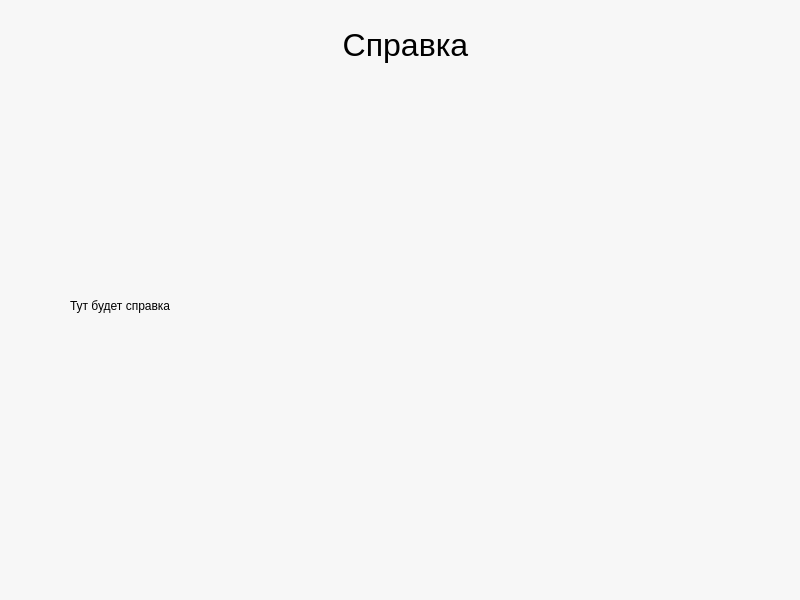
<?xml version="1.0" encoding="UTF-8"?>
<ui version="4.0">
 <class>MainWindow</class>
 <widget class="QMainWindow" name="MainWindow">
  <property name="geometry">
   <rect>
    <x>0</x>
    <y>0</y>
    <width>800</width>
    <height>600</height>
   </rect>
  </property>
  <property name="windowTitle">
   <string>MainWindow</string>
  </property>
  <property name="styleSheet">
   <string notr="true">background-color: rgb(247, 247, 247);</string>
  </property>
  <widget class="QWidget" name="centralwidget">
   <widget class="QLabel" name="label">
    <property name="geometry">
     <rect>
      <x>50</x>
      <y>10</y>
      <width>711</width>
      <height>71</height>
     </rect>
    </property>
    <property name="text">
     <string>&lt;html&gt;&lt;head/&gt;&lt;body&gt;&lt;p align=&quot;center&quot;&gt;&lt;span style=&quot; font-size:24pt;&quot;&gt;Справка&lt;/span&gt;&lt;/p&gt;&lt;/body&gt;&lt;/html&gt;</string>
    </property>
    <property name="textFormat">
     <enum>Qt::AutoText</enum>
    </property>
   </widget>
   <widget class="QLabel" name="label_2">
    <property name="geometry">
     <rect>
      <x>70</x>
      <y>110</y>
      <width>651</width>
      <height>391</height>
     </rect>
    </property>
    <property name="text">
     <string>Тут будет справка</string>
    </property>
   </widget>
  </widget>
  <widget class="QMenuBar" name="menubar">
   <property name="geometry">
    <rect>
     <x>0</x>
     <y>0</y>
     <width>800</width>
     <height>22</height>
    </rect>
   </property>
  </widget>
  <widget class="QStatusBar" name="statusbar"/>
 </widget>
 <resources/>
 <connections/>
</ui>
